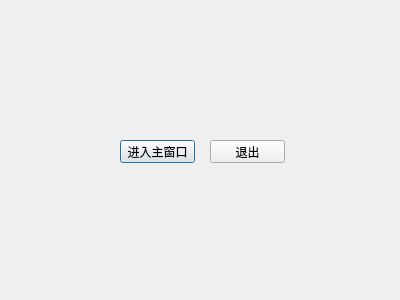
<?xml version="1.0" encoding="UTF-8"?>
<ui version="4.0">
 <class>MyDialog</class>
 <widget class="QDialog" name="MyDialog">
  <property name="geometry">
   <rect>
    <x>0</x>
    <y>0</y>
    <width>400</width>
    <height>300</height>
   </rect>
  </property>
  <property name="windowTitle">
   <string>Dialog</string>
  </property>
  <widget class="QPushButton" name="pushButton">
   <property name="geometry">
    <rect>
     <x>120</x>
     <y>140</y>
     <width>75</width>
     <height>23</height>
    </rect>
   </property>
   <property name="text">
    <string>进入主窗口</string>
   </property>
  </widget>
  <widget class="QPushButton" name="pushButton_2">
   <property name="geometry">
    <rect>
     <x>210</x>
     <y>140</y>
     <width>75</width>
     <height>23</height>
    </rect>
   </property>
   <property name="text">
    <string>退出</string>
   </property>
  </widget>
 </widget>
 <resources/>
 <connections>
  <connection>
   <sender>pushButton_2</sender>
   <signal>clicked()</signal>
   <receiver>MyDialog</receiver>
   <slot>close()</slot>
   <hints>
    <hint type="sourcelabel">
     <x>222</x>
     <y>146</y>
    </hint>
    <hint type="destinationlabel">
     <x>300</x>
     <y>125</y>
    </hint>
   </hints>
  </connection>
 </connections>
</ui>
